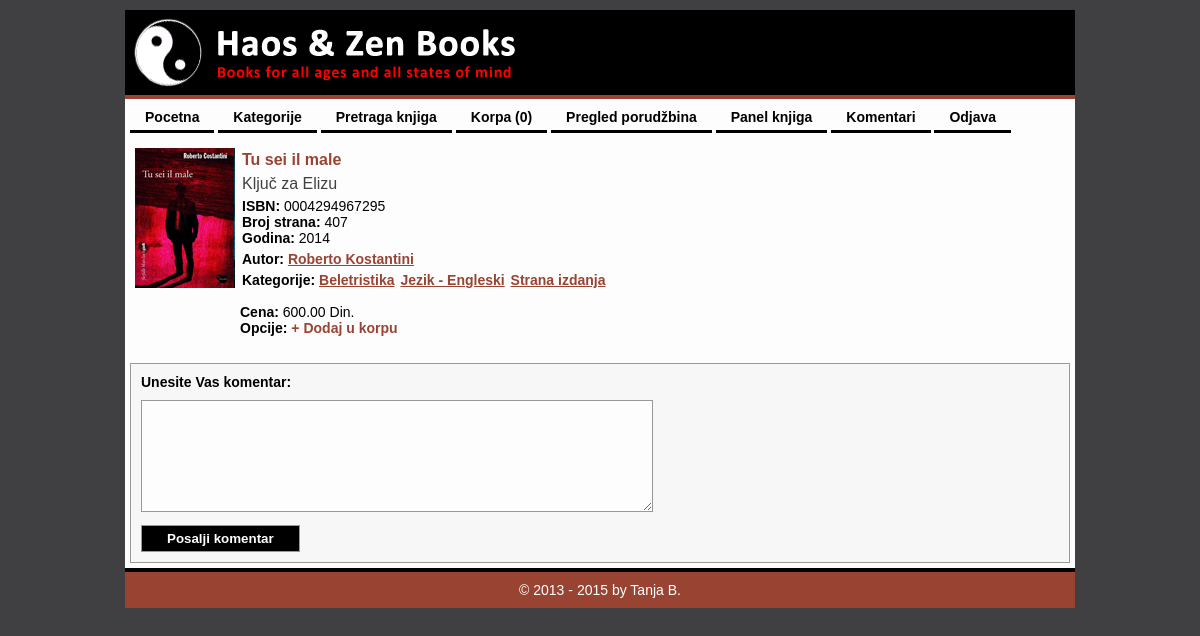
The page /HaosZenBooks/index.php?modul=knjige&opcija=prikaz&ID=2 (signed in) on the database its author committed.
### tables this page shows
CREATE TABLE `knjiga` (
  `ID` int(8) NOT NULL AUTO_INCREMENT,
  `OriginalniNaslov` varchar(128) NOT NULL,
  `PrevodNaslova` varchar(128) DEFAULT NULL,
  `BrojStrana` int(4) unsigned DEFAULT NULL,
  `ISBN` int(13) unsigned zerofill NOT NULL,
  `Godina` int(4) unsigned NOT NULL,
  `Cena` decimal(10,2) unsigned DEFAULT NULL,
  PRIMARY KEY (`ID`)
);

CREATE TABLE `autor` (
  `ID` int(6) NOT NULL AUTO_INCREMENT,
  `ImePrezime` varchar(128) NOT NULL,
  PRIMARY KEY (`ID`)
);

CREATE TABLE `kategorija` (
  `ID` int(6) NOT NULL AUTO_INCREMENT,
  `Naziv` varchar(64) NOT NULL,
  PRIMARY KEY (`ID`)
);

### HaosZenBooks/index.php (called while the page is built, shortened)
<?php
    include_once 'back/MySQL.php';
    include_once 'back/KorpaZaKupovinu.php';
    include_once 'back/Knjiga.php';
    include_once "back/Modul.php";
    $default_modul  = 'main';
    $default_opcija = 'index';
    $modul = $default_modul;
    $opcija = $default_opcija;
    if ( isset($_GET['modul']) )  $modul  = Funkcije::procistiIme($_GET['modul']);
    if ( isset($_GET['opcija']) ) $opcija = Funkcije::procistiIme($_GET['opcija']);
    $modul::$opcija();

### HaosZenBooks/back/Knjiga.php (called while the page is built)
<?php
    abstract class Knjiga extends HelperBaze {
        public static function podaci($Knjiga_ID) {
            $podaci = null;
            $sql = "select
                        k.*,
                        a.ID Autor_ID,
                        a.ImePrezime AutorImePrezime,
                        (
                            select
                                group_concat(distinct kat.ID ORDER BY kat.Naziv asc separator ',')
                            from
                                Kategorija kat
                            where
                                kat.ID in (
                                    select
                                        katk.Kategorija_ID
                                    from
                                        Kategorija_Knjiga katk
                                    where
                                        katk.Knjiga_ID = k.ID
                                )
                        ) kategorije
                    from
                        Knjiga k
                    left join Autor_Knjiga ak on ak.Knjiga_ID = k.ID
                    left join Autor a on a.ID = ak.Autor_ID
                    left join Kategorija_Knjiga kk on kk.Knjiga_ID = k.ID
                    left join Kategorija ka ON ka.ID = kk.Kategorija_ID
                    where
                        k.ID = {$Knjiga_ID}
                    group by
                        k.ID
                    order by
                        k.Godina desc,
                        k.OriginalniNaslov";
            $niz = MySQL::upitUNiz($sql);
            if ( count($niz) ) {
                $podaci = array();
                $podaci['Knjiga'] = $niz[0];
                $sql = "select
                            k.*,
                            ko.KorisnickoIme KorisnikKorisnickoIme
                        from
                            Komentar k
                        left join Korisnik ko on ko.ID = k.Korisnik_ID
                        where
                            k.Knjiga_ID = {$Knjiga_ID}
                            and k.Odobren = 1
                        order by
                            k.DatumVreme desc";
                $podaci['Komentari'] = MySQL::upitUNiz($sql);
            }
            return $podaci;
        }
    }

### HaosZenBooks/back/MySQL.php (called while the page is built, shortened)
<?php
    abstract class MySQL {
        public static function upitUNiz($mysql_upit) {
            $rezultat = @mysql_query($mysql_upit);
            $niz = array();
            while ( $red = mysql_fetch_assoc($rezultat) ) {
                $niz[] = $red;
            }
            return $niz;
        }
    }

### HaosZenBooks/front/templejti/knjige.prikaz.php (the view, shortened to what this page needs)
<article class="knjiga-prikaz">
    <img class="knjiga-slika" src="img/knjige/<?php echo $knjiga['ID']; ?>.png" alt="<?php echo htmlentities($knjiga['OriginalniNaslov']); ?>" />
    <div class="knjiga-detalji">
        <div class="knjiga-naslov">
            <?php echo htmlspecialchars($knjiga['OriginalniNaslov']); ?>
        </div>
        <div class="knjiga-prevod"><?php echo htmlspecialchars($knjiga['PrevodNaslova']); ?></div>
        <div class="knjiga-isbn"><b>ISBN:</b> <?php echo $knjiga['ISBN']; ?></div>
        <?php if ( $knjiga['BrojStrana'] != '' ): ?>
            <div class="knjiga-broj-strana"><b>Broj strana:</b> <?php echo $knjiga['BrojStrana']; ?></div>
        <?php endif; ?>
        <?php if ( $knjiga['Godina'] != '' ): ?>
            <div class="knjiga-godina"><b>Godina:</b> <?php echo $knjiga['Godina']; ?></div>
        <?php endif; ?>
        <div class="knjiga-autor">
            <b>Autor:</b>
            <a href="index.php?modul=knjige&opcija=pretraga&Autor_ID=<?php echo $knjiga['Autor_ID']; ?>">
                <?php echo htmlspecialchars($knjiga['AutorImePrezime']); ?>
            </a>
        </div>
        <div class="knjiga-kategorije">
            <b>Kategorije:</b>
            <?php
                $kategorije_knjige = explode(',', $knjiga['kategorije']);
                foreach ( $kategorije_knjige as $kategorija_knjige ):
                    $ID = $kategorija_knjige;
                    $Naziv = knjige::_naziv_kategorije_za_id($kategorije, $ID);
                    ?>
                        <a class="kategorija-knjige" href="index.php?modul=knjige&opcija=pretraga&Kategorija_ID=<?php echo $ID; ?>">
                            <?php echo htmlspecialchars($Naziv); ?>
                        </a>
                    <?php
                endforeach;
            ?>
        </div>
        <div class="knjiga-kupovina">
            <br>
            <b>Cena:</b> <?php echo $knjiga['Cena']; ?> Din.</a>
            <br>
            <b>Opcije:</b> <a href="index.php?modul=knjige&opcija=kupi&Knjiga_ID=<?php echo $knjiga['ID']; ?>">+ Dodaj u korpu</a>
        </div>
    </div>
</article>
<form action="index.php?modul=knjige&opcija=komentarisi" method="post">
    <table>
        <tr>
            <th>Unesite Vas komentar:</th>
        </tr>
        <tr>
            <td>
                <textarea required name="Tekst" class="polje-za-komentar"></textarea>
            </td>
        </tr>
        <tr>
            <td>
                <input type="submit" value="Posalji komentar" />
            </td>
        </tr>
    </table>
</form>

### rows shown on the page
knjiga: OriginalniNaslov "Tu sei il male", PrevodNaslova "Ključ za Elizu", ISBN "0004294967295", BrojStrana "407", Godina "2014", autor.ImePrezime "Roberto Kostantini", Cena "600.00"
kategorija: Naziv "Beletristika"
kategorija: Naziv "Jezik - Engleski"
kategorija: Naziv "Strana izdanja"

### other values the page prints
$stavka[1] "Pocetna"
$stavka[1] "Kategorije"
$stavka[1] "Pretraga knjiga"
$stavka[1] "Korpa (0)"
$stavka[1] "Pregled porudžbina"
$stavka[1] "Panel knjiga"
$stavka[1] "Komentari"
$stavka[1] "Odjava"
$napravljeno "2013"
